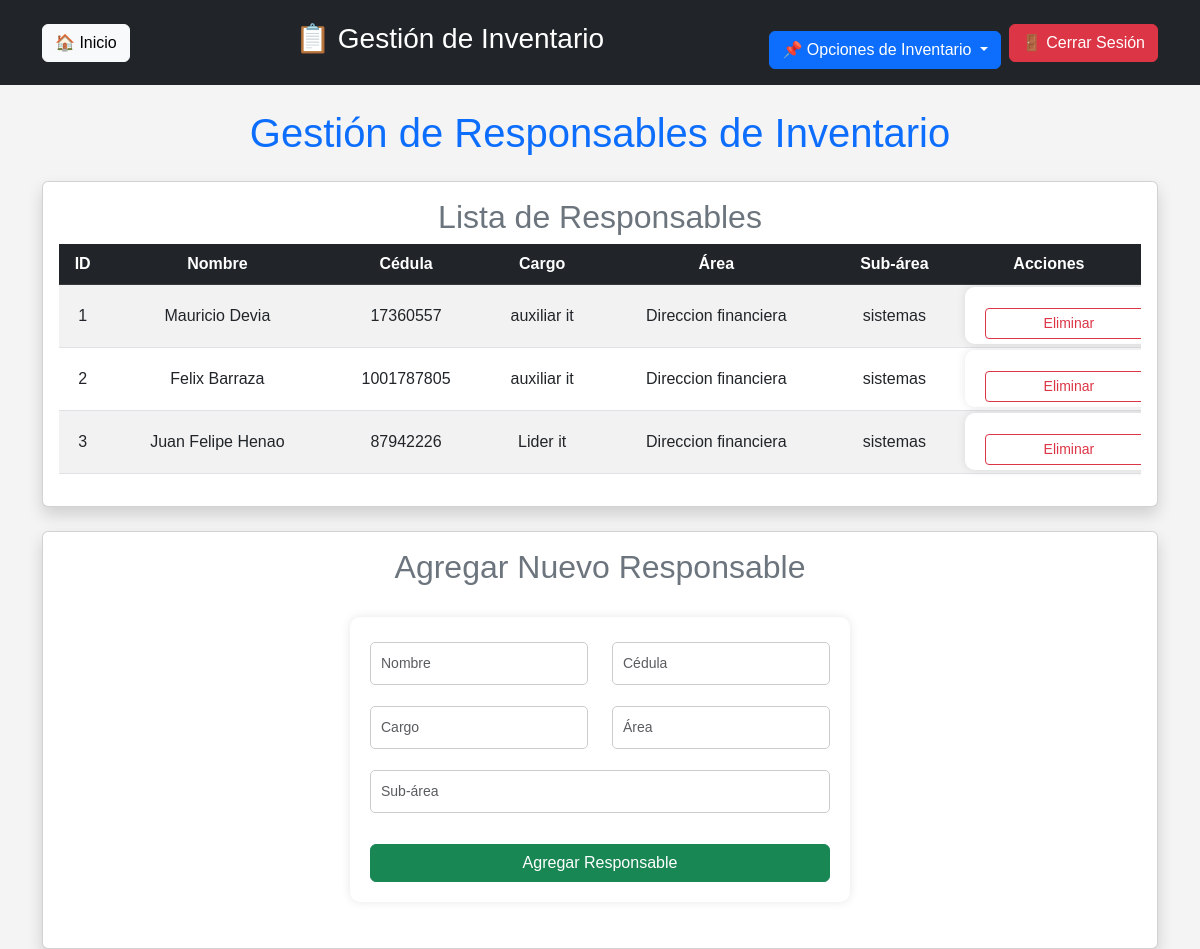
The page /inventario/vistas/usuarios.php on the database its author committed.
### tables this page shows
CREATE TABLE `responsables_inventario` (
  `id` int(11) NOT NULL AUTO_INCREMENT,
  `nombre` varchar(100) NOT NULL,
  `cedula` varchar(20) NOT NULL,
  `cargo` varchar(50) NOT NULL,
  `area` varchar(50) NOT NULL,
  `sub_area` varchar(50) DEFAULT NULL,
  PRIMARY KEY (`id`),
  UNIQUE KEY `cedula` (`cedula`)
);

### inventario/vistas/usuarios.php (the view, shortened to what this page needs)
<?php
require '../db.php';
include 'header.php';
$query = "SELECT * FROM responsables_inventario";
$stmt = $pdo->query($query);
$responsables = $stmt->fetchAll(PDO::FETCH_ASSOC);
?>
<!DOCTYPE html>
<html lang="es">
<head>
    <link rel="stylesheet" href="../css/style.css">
</head>
<body>
<div class="container mt-4">
    <h1 class="text-center text-primary mb-4">Gestión de Responsables de Inventario</h1>
    <div class="card shadow">
        <div class="card-body">
            <h2 class="text-secondary text-center">Lista de Responsables</h2>
            <div class="table-responsive">
                <table class="table table-striped table-hover align-middle">
                    <thead class="table-dark text-center">
                        <tr>
                            <th>ID</th>
                            <th>Nombre</th>
                            <th>Cédula</th>
                            <th>Cargo</th>
                            <th>Área</th>
                            <th>Sub-área</th>
                            <th>Acciones</th>
                        </tr>
                    </thead>
                    <tbody>
                        <?php foreach ($responsables as $responsable): ?>
                        <tr class="text-center">
                            <td><?php echo $responsable['id']; ?></td>
                            <td><?php echo $responsable['nombre']; ?></td>
                            <td><?php echo $responsable['cedula']; ?></td>
                            <td><?php echo $responsable['cargo']; ?></td>
                            <td><?php echo $responsable['area']; ?></td>
                            <td><?php echo $responsable['sub_area']; ?></td>
                            <td>
                                <form action="eliminar_responsable.php" method="POST" class="d-inline">
                                    <button type="submit" class="btn btn-outline-danger btn-sm" onclick="return confirm('¿Estás seguro de eliminar este responsable?');">
                                        <i class="bi bi-trash"></i> Eliminar
                                    </button>
                                </form>
                            </td>
                        </tr>
                        <?php endforeach; ?>
                    </tbody>
                </table>
            </div>
        </div>
    </div>
    <div class="card mt-4 shadow">
        <div class="card-body">
            <h2 class="text-secondary text-center">Agregar Nuevo Responsable</h2>
            <form action="agregar_responsable.php" method="POST">
                <div class="row">
                    <div class="col-md-6 mb-3">
                        <input type="text" name="nombre" class="form-control" placeholder="Nombre" required>
                    </div>
                    <div class="col-md-6 mb-3">
                        <input type="text" name="cedula" class="form-control" placeholder="Cédula" required>
                    </div>
                    <div class="col-md-6 mb-3">
                        <input type="text" name="cargo" class="form-control" placeholder="Cargo" required>
                    </div>
                    <div class="col-md-6 mb-3">
                        <input type="text" name="area" class="form-control" placeholder="Área" required>
                    </div>
                    <div class="col-12 mb-3">
                        <input type="text" name="sub_area" class="form-control" placeholder="Sub-área">
                    </div>
                </div>
                <button type="submit" class="btn btn-success w-100">Agregar Responsable</button>
            </form>
        </div>
    </div>
</div>
</body>
</html>

### inventario/css/style.css (style rules this page uses)
body { font-family: Arial, sans-serif; background-color: #f4f4f4; margin: 0; padding: 0; }
form { background: #fff; max-width: 500px; margin: 30px auto; padding: 20px; border-radius: 10px; box-shadow: 0 0 10px rgba(0, 0, 0, 0.1); }
h2 { text-align: center; color: #333; }
input[type="text"], input[type="date"], textarea { width: 100%; padding: 10px; margin-top: 5px; border: 1px solid #ccc; border-radius: 5px; font-size: 14px; }
button { width: 100%; background-color: #007bff; color: white; padding: 12px; margin-top: 15px; border: none; border-radius: 5px; cursor: pointer; font-size: 16px; transition: background 0.3s; }

### rows shown on the page
responsables_inventario: id "1", nombre "Mauricio Devia", cedula "17360557", cargo "auxiliar it", area "Direccion financiera", sub_area "sistemas"
responsables_inventario: id "2", nombre "Felix Barraza", cedula "1001787805", cargo "auxiliar it", area "Direccion financiera", sub_area "sistemas"
responsables_inventario: id "3", nombre "Juan Felipe Henao", cedula "87942226", cargo "Lider it", area "Direccion financiera", sub_area "sistemas"
